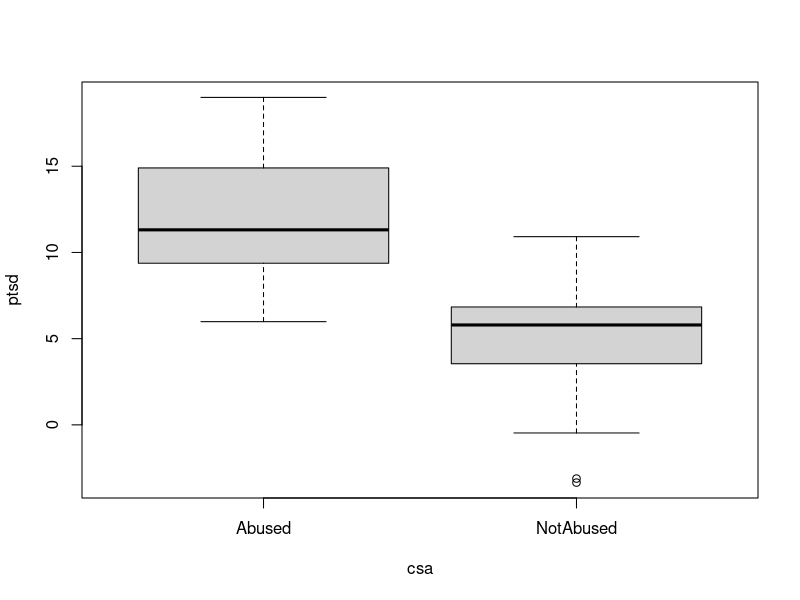
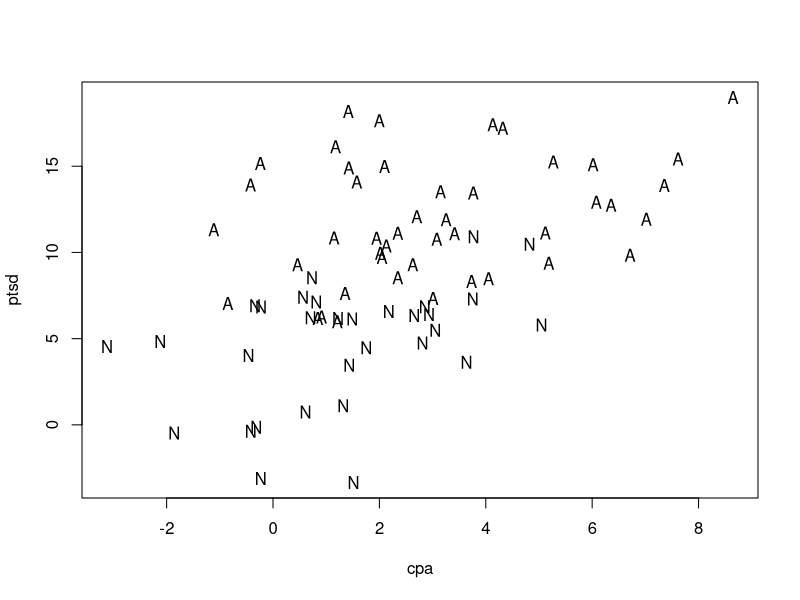
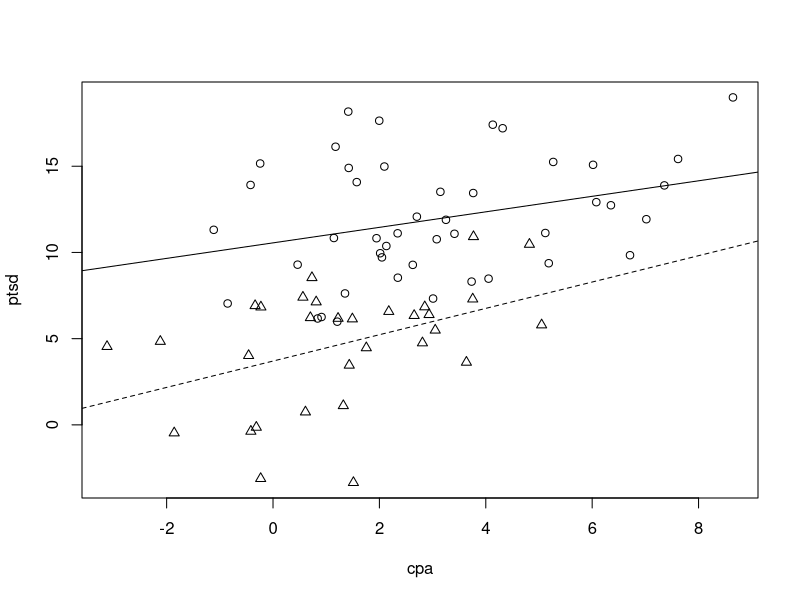
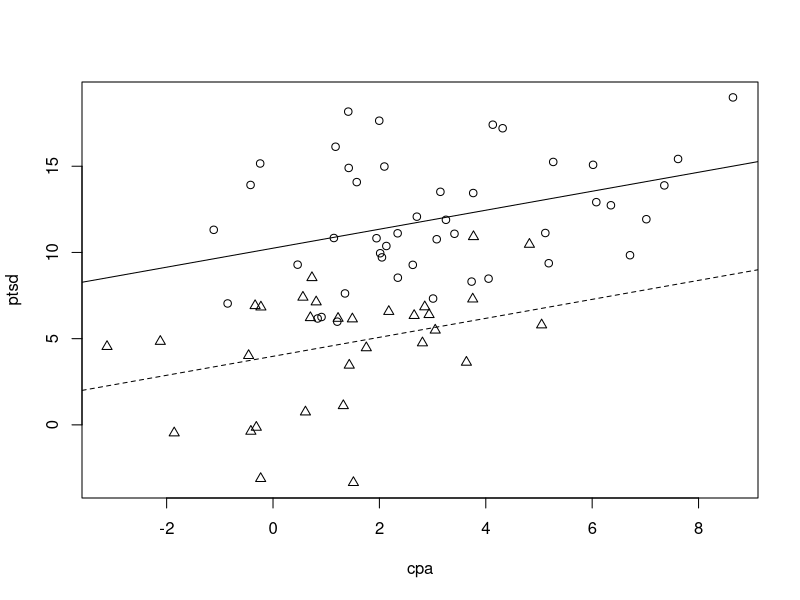

Write the R code that produced these figures, in order.
sexab <- read.csv('sexab.csv')
sexab$csa <- as.factor(sexab$csa)
summary(sexab)

plot(ptsd~csa,data = sexab)
plot(ptsd~cpa,pch=as.character(csa),data = sexab)

d1 <- ifelse(sexab$csa=='Abused',1,0)
d2 <- ifelse(sexab$csa=='NotAbused',1,0)

lmod <- lm(ptsd~d1+d2, sexab)
summary(lmod)
model.matrix(lmod)

lmod <- lm(ptsd~csa, sexab)
summary(lmod)
model.matrix(lmod)

lmod <- lm(ptsd~cpa+csa+cpa:csa,sexab)
summary(lmod)

plot(ptsd~cpa, sexab, pch=as.numeric(csa))
abline(3.7, 0.764, lty=2)
abline(10.5571, 0.45)

lmod <- lm(ptsd~cpa+csa,sexab)
summary(lmod)

plot(ptsd~cpa, sexab, pch=as.numeric(csa))
abline(3.9752, 0.5506, lty=2)
abline(10.248, 0.5506)

####################################################
happy <- read.csv('happy.csv')
summary(happy)
lmod <- lm(happy~money+sex+love+work, data = happy)
summary(lmod)
X <- model.matrix(lmod)

happy$love <- as.factor(happy$love)
happy$work <- as.factor(happy$work)
summary(happy)

lmod <- lm(happy~money+sex+love+work, data = happy)
summary(lmod)
X.factor <- model.matrix(lmod)






